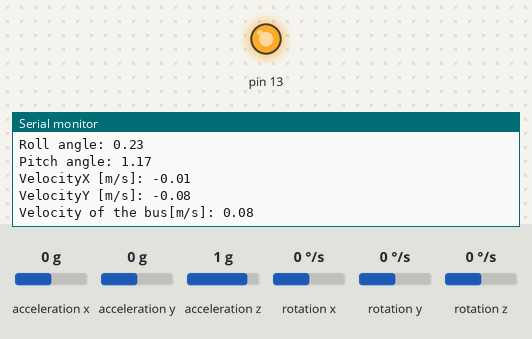
The sketch below on a simulated Arduino Uno, built with avr-gcc and run on an emulated ATmega328P. Shown: output pins drawn as LEDs (lit = HIGH), the last lines printed to the serial monitor. Wiring (inferred from the names in the program): MPU-6050 motion sensor at I2C address 0x68. The inputs (shaded band) are chosen by the test bench; at power-on: acceleration x 0 g, acceleration y 0 g, acceleration z 1 g, rotation x 0 °/s, rotation y 0 °/s, rotation z 0 °/s. The modem accepts every AT command (registered, SIM ready, sends succeed) and sends nothing else.

Above: at 1.4 s.
1.5 s: acceleration x set to -1.4 g
At 4.3 s:
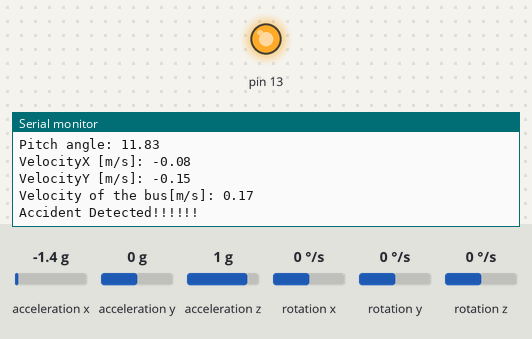
5.6 s: acceleration x set to 0.8 g
At 9.3 s:
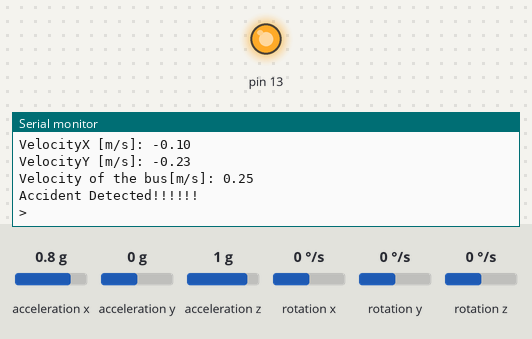
Timing chart, 0 to 10.8 s (numbered marks = the images above; inputs shaded):
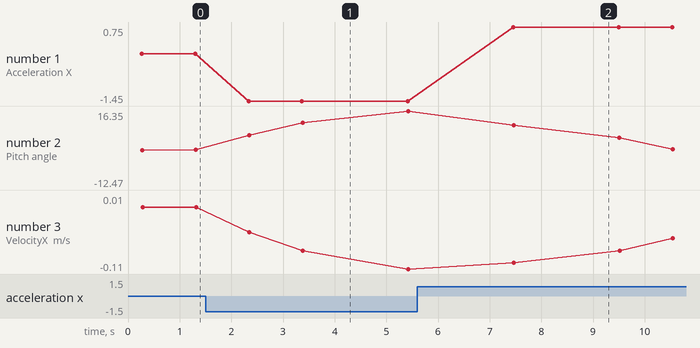

The sketch:

BusWise.ino
```cpp
#include <Wire.h>
#include <math.h>
#include<SoftwareSerial.h>
#include <MPU6050.h>

float RateRoll, RatePitch, RateYaw;
float AccX, AccY, AccZ;
float AngleRoll, AnglePitch;
uint32_t LoopTimer;
float VelocityX;
float VelocityY;
float Velocity_bus;
float KalmanAngleRoll = 0, KalmanUn_AngleRoll = 2 * 2;
float KalmanAnglePitch = 0, KalmanUn_AnglePitch = 2 * 2;
float Kalman1DOutput[] = {0, 0};

//Threshholds for detecting an accident
const float RollThreshould = 15.0;
const float PitchThreshould = 10.0;
const float VelocityLim = 80.0;

SoftwareSerial SIM900A(7,8);

#define RX_PIN 10
#define TX_PIN 11
SoftwareSerial gpsSerial(RX_PIN, TX_PIN);

void Kalman_1d(float &KalmanState, float &KalmanUn, float kalmanInput, float KalmanMeasurement) {
  KalmanState = KalmanState + 0.004 * kalmanInput; // Corrected KalmanInput
  KalmanUn = KalmanUn + 0.004 * 4 * 4;
  float KalmanGain = KalmanUn * 1 / (1 * KalmanUn + 3 * 3);
  KalmanState = KalmanState + KalmanGain * (KalmanMeasurement - KalmanState);
  KalmanUn = (1 - KalmanGain);

  Kalman1DOutput[0] = KalmanState;
  Kalman1DOutput[1] = KalmanUn;
}

void gyro_signals(void) {
  Wire.beginTransmission(0x68);
  Wire.write(0x1A);
  Wire.write(0x05);
  Wire.endTransmission();

  Wire.beginTransmission(0x68);
  Wire.write(0x1C);
  Wire.write(0x10);
  Wire.endTransmission();

  Wire.beginTransmission(0x68);
  Wire.write(0x1B);
  Wire.write(0x08);
  Wire.endTransmission();

  Wire.beginTransmission(0x68);
  Wire.write(0x43);
  Wire.endTransmission();
  Wire.requestFrom(0x68, 6);

  Wire.beginTransmission(0x68);
  Wire.write(0x3B);
  Wire.endTransmission();
  Wire.requestFrom(0x68, 14);

  int16_t AccXLSB = Wire.read() << 8 | Wire.read();
  int16_t AccYLSB = Wire.read() << 8 | Wire.read();
  int16_t AccZLSB = Wire.read() << 8 | Wire.read();
  int16_t TempLSB = Wire.read() << 8 | Wire.read();
  int16_t GyroXLSB = Wire.read() << 8 | Wire.read();
  int16_t GyroYLSB = Wire.read() << 8 | Wire.read();
  int16_t GyroZLSB = Wire.read() << 8 | Wire.read();

  RateRoll = (float)GyroXLSB / 65.5;
  RatePitch = (float)GyroYLSB / 65.5;
  RateYaw = (float)GyroZLSB / 65.5;

  AccX = (float)AccXLSB / 4096 - 0.05;
  AccY = (float)AccYLSB / 4096 + 0.01;
  AccZ = (float)AccZLSB / 4096 - 0.11;

  AngleRoll = atan(AccY / sqrt(AccX * AccX + AccZ * AccZ)) * 1 / (3.142 / 180);
  AnglePitch = -atan(AccX / sqrt(AccY * AccY + AccZ * AccZ)) * 1 / (3.142 / 180);
}

void setup() {
  Serial.begin(57600);
  pinMode(13, OUTPUT);
  digitalWrite(13, HIGH);

  Wire.setClock(400000);
  Wire.begin();
  delay(250);

  Wire.beginTransmission(0x68);
  Wire.write(0x6B);
  Wire.write(0x00);
  Wire.endTransmission();

    MPU6050 accelgyro;
  accelgyro.initialize();

  Serial.begin(57600);
  SIM900A.begin(57600);

  Serial.begin(57600);
  gpsSerial.begin(57600);

}

void loop() {
  gyro_signals();
  Kalman_1d(KalmanAngleRoll, KalmanUn_AngleRoll, RateRoll, AngleRoll);
  KalmanAngleRoll = Kalman1DOutput[0];
  KalmanUn_AngleRoll = Kalman1DOutput[1];
  Kalman_1d(KalmanAnglePitch, KalmanUn_AnglePitch, RatePitch, AnglePitch);
  KalmanAnglePitch = Kalman1DOutput[0];
  KalmanUn_AnglePitch = Kalman1DOutput[1];

//calculating acceleration in x and y directions

  float AccXInertial = cos(AnglePitch * (3.142 / 180)) * AccX - sin(AnglePitch * (3.142 / 180)) * sin(AngleRoll * (3.142 / 180)) * AccY + cos(AngleRoll * (3.142 / 180)) * AccZ;
  float AccYInertial = cos(AnglePitch * (3.142/ 180)) * AccY + sin(AngleRoll * (3.142 / 180)) * AccZ;

  AccXInertial = (AccXInertial - 1)*9.81;
  AccYInertial = (AccYInertial - 1)*9.81;

  VelocityX = VelocityX + AccXInertial*0.004;
  VelocityY = VelocityY + AccYInertial*0.004;

  Velocity_bus = sqrt((VelocityX*VelocityX) + (VelocityY*VelocityY));

  Serial.print("Roll Rate: ");
  Serial.println(RateRoll, 2);
  Serial.print("Pitch Rate: ");
  Serial.println(RatePitch, 2);
  Serial.print("Yaw Rate: ");
  Serial.println(RateYaw, 2);
  Serial.print("Acceleration X: ");
  Serial.println(AccX, 2);
  Serial.print("Acceleration Y: ");
  Serial.println(AccY, 2);
  Serial.print("Acceleration Z: ");
  Serial.println(AccZ, 2);
  Serial.print("Roll angle: ");
  Serial.println(KalmanAngleRoll);
  Serial.print("Pitch angle: ");
  Serial.println(KalmanAnglePitch);
  Serial.print("VelocityX [m/s]: ");
  Serial.println(VelocityX);
  Serial.print("VelocityY [m/s]: ");
  Serial.println(VelocityY);
  Serial.print("Velocity of the bus[m/s]: ");
  Serial.println(Velocity_bus);
  while (micros() - LoopTimer < 4000) {

  }
  LoopTimer = micros();

  if (abs(KalmanAngleRoll) > RollThreshould || abs(KalmanAnglePitch) > PitchThreshould){
    Serial.println("Accident Detected!!!!!!");
    SIM900A.print("AT+CMGS=\"+94725263276\"\r");
    SIM900A.print("Accident Detected!!!!!");
    SIM900A.println((char)26);
    delay(1000);
  }
  if(Velocity_bus > VelocityLim){
    Serial.println("Speed LImit Exceeded!!!!");
    SIM900A.print("AT+CMGS=\"+94725263276\"\r");
    SIM900A.print("Speed Limit Exceeded!!!!!");
    SIM900A.println((char)26);
    delay(1000);
  }
    if (gpsSerial.available()) {
    char c = gpsSerial.read();
    Serial.print(c);
  }
  if (Serial.available()) {
    char c = Serial.read();
    gpsSerial.print(c);
  }
  delay(1000);
}
```

Measured:
- after the input at 1.5 s, the serial monitor: prints a new line after 0.83 s (image 1)
- after the input at 5.6 s, the serial monitor: prints a new line after 1.9 s (image 2)
- plotted number 1: -0.05 → -1.45 after the input at 1.5 s, -1.45 → 0.75 after the input at 5.6 s
- plotted number 2: 1.17 → 16.35 after the input at 1.5 s, 16.35 → -12.47 after the input at 5.6 s
- plotted number 3: -0.01 → -0.11 after the input at 1.5 s
